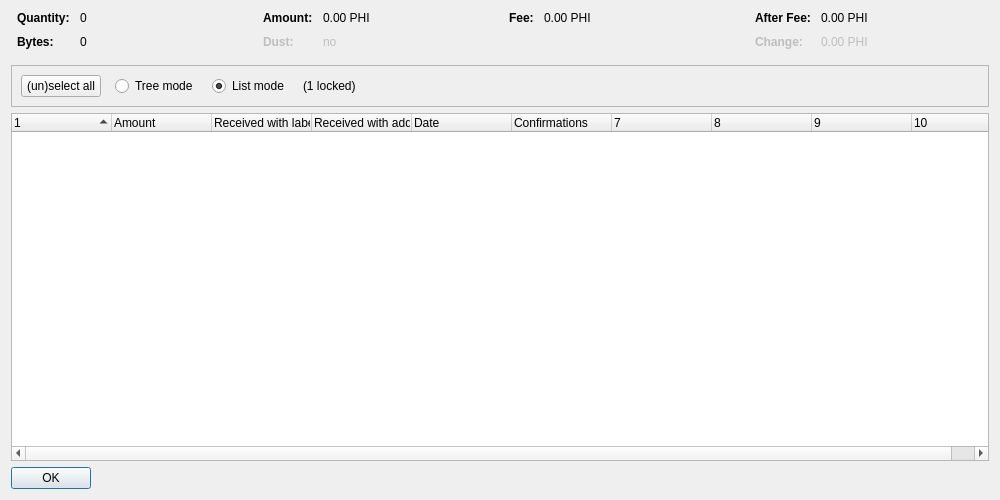
<?xml version="1.0" encoding="UTF-8"?>
<ui version="4.0">
 <class>CoinControlDialog</class>
 <widget class="QDialog" name="CoinControlDialog">
  <property name="geometry">
   <rect>
    <x>0</x>
    <y>0</y>
    <width>1000</width>
    <height>500</height>
   </rect>
  </property>
  <property name="windowTitle">
   <string>Coin Selection</string>
  </property>
  <layout class="QVBoxLayout" name="verticalLayout">
   <item>
    <layout class="QHBoxLayout" name="horizontalLayoutTop" stretch="0,0,0,0">
     <property name="topMargin">
      <number>0</number>
     </property>
     <property name="bottomMargin">
      <number>10</number>
     </property>
     <item>
      <layout class="QFormLayout" name="formLayoutCoinControl1">
       <property name="horizontalSpacing">
        <number>10</number>
       </property>
       <property name="verticalSpacing">
        <number>10</number>
       </property>
       <property name="leftMargin">
        <number>6</number>
       </property>
       <property name="rightMargin">
        <number>6</number>
       </property>
       <item row="0" column="0">
        <widget class="QLabel" name="labelCoinControlQuantityText">
         <property name="font">
          <font>
           <weight>75</weight>
           <bold>true</bold>
          </font>
         </property>
         <property name="text">
          <string>Quantity:</string>
         </property>
        </widget>
       </item>
       <item row="0" column="1">
        <widget class="QLabel" name="labelCoinControlQuantity">
         <property name="cursor">
          <cursorShape>IBeamCursor</cursorShape>
         </property>
         <property name="contextMenuPolicy">
          <enum>Qt::ActionsContextMenu</enum>
         </property>
         <property name="text">
          <string notr="true">0</string>
         </property>
         <property name="textInteractionFlags">
          <set>Qt::LinksAccessibleByMouse|Qt::TextSelectableByKeyboard|Qt::TextSelectableByMouse</set>
         </property>
        </widget>
       </item>
       <item row="1" column="0">
        <widget class="QLabel" name="labelCoinControlBytesText">
         <property name="font">
          <font>
           <weight>75</weight>
           <bold>true</bold>
          </font>
         </property>
         <property name="text">
          <string>Bytes:</string>
         </property>
        </widget>
       </item>
       <item row="1" column="1">
        <widget class="QLabel" name="labelCoinControlBytes">
         <property name="cursor">
          <cursorShape>IBeamCursor</cursorShape>
         </property>
         <property name="contextMenuPolicy">
          <enum>Qt::ActionsContextMenu</enum>
         </property>
         <property name="text">
          <string notr="true">0</string>
         </property>
         <property name="textInteractionFlags">
          <set>Qt::LinksAccessibleByMouse|Qt::TextSelectableByKeyboard|Qt::TextSelectableByMouse</set>
         </property>
        </widget>
       </item>
      </layout>
     </item>
     <item>
      <layout class="QFormLayout" name="formLayoutCoinControl2">
       <property name="horizontalSpacing">
        <number>10</number>
       </property>
       <property name="verticalSpacing">
        <number>10</number>
       </property>
       <property name="leftMargin">
        <number>6</number>
       </property>
       <property name="rightMargin">
        <number>6</number>
       </property>
       <item row="0" column="0">
        <widget class="QLabel" name="labelCoinControlAmountText">
         <property name="font">
          <font>
           <weight>75</weight>
           <bold>true</bold>
          </font>
         </property>
         <property name="text">
          <string>Amount:</string>
         </property>
        </widget>
       </item>
       <item row="0" column="1">
        <widget class="QLabel" name="labelCoinControlAmount">
         <property name="cursor">
          <cursorShape>IBeamCursor</cursorShape>
         </property>
         <property name="contextMenuPolicy">
          <enum>Qt::ActionsContextMenu</enum>
         </property>
         <property name="text">
          <string notr="true">0.00 PHI</string>
         </property>
         <property name="textInteractionFlags">
          <set>Qt::LinksAccessibleByMouse|Qt::TextSelectableByKeyboard|Qt::TextSelectableByMouse</set>
         </property>
        </widget>
       </item>
       <item row="1" column="0">
        <widget class="QLabel" name="labelCoinControlLowOutputText">
         <property name="enabled">
          <bool>false</bool>
         </property>
         <property name="font">
          <font>
           <weight>75</weight>
           <bold>true</bold>
          </font>
         </property>
         <property name="text">
          <string>Dust:</string>
         </property>
        </widget>
       </item>
       <item row="1" column="1">
        <widget class="QLabel" name="labelCoinControlLowOutput">
         <property name="enabled">
          <bool>false</bool>
         </property>
         <property name="cursor">
          <cursorShape>IBeamCursor</cursorShape>
         </property>
         <property name="contextMenuPolicy">
          <enum>Qt::ActionsContextMenu</enum>
         </property>
         <property name="text">
          <string notr="true">no</string>
         </property>
         <property name="textInteractionFlags">
          <set>Qt::LinksAccessibleByMouse|Qt::TextSelectableByKeyboard|Qt::TextSelectableByMouse</set>
         </property>
        </widget>
       </item>
      </layout>
     </item>
     <item>
      <layout class="QFormLayout" name="formLayoutCoinControl3">
       <property name="horizontalSpacing">
        <number>10</number>
       </property>
       <property name="verticalSpacing">
        <number>10</number>
       </property>
       <property name="leftMargin">
        <number>6</number>
       </property>
       <property name="rightMargin">
        <number>6</number>
       </property>
       <item row="0" column="0">
        <widget class="QLabel" name="labelCoinControlFeeText">
         <property name="font">
          <font>
           <weight>75</weight>
           <bold>true</bold>
          </font>
         </property>
         <property name="text">
          <string>Fee:</string>
         </property>
        </widget>
       </item>
       <item row="0" column="1">
        <widget class="QLabel" name="labelCoinControlFee">
         <property name="cursor">
          <cursorShape>IBeamCursor</cursorShape>
         </property>
         <property name="contextMenuPolicy">
          <enum>Qt::ActionsContextMenu</enum>
         </property>
         <property name="text">
          <string notr="true">0.00 PHI</string>
         </property>
         <property name="textInteractionFlags">
          <set>Qt::LinksAccessibleByMouse|Qt::TextSelectableByKeyboard|Qt::TextSelectableByMouse</set>
         </property>
        </widget>
       </item>
      </layout>
     </item>
     <item>
      <layout class="QFormLayout" name="formLayoutCoinControl4">
       <property name="horizontalSpacing">
        <number>10</number>
       </property>
       <property name="verticalSpacing">
        <number>10</number>
       </property>
       <property name="leftMargin">
        <number>6</number>
       </property>
       <property name="rightMargin">
        <number>6</number>
       </property>
       <item row="0" column="0">
        <widget class="QLabel" name="labelCoinControlAfterFeeText">
         <property name="font">
          <font>
           <weight>75</weight>
           <bold>true</bold>
          </font>
         </property>
         <property name="text">
          <string>After Fee:</string>
         </property>
        </widget>
       </item>
       <item row="0" column="1">
        <widget class="QLabel" name="labelCoinControlAfterFee">
         <property name="cursor">
          <cursorShape>IBeamCursor</cursorShape>
         </property>
         <property name="contextMenuPolicy">
          <enum>Qt::ActionsContextMenu</enum>
         </property>
         <property name="text">
          <string notr="true">0.00 PHI</string>
         </property>
         <property name="textInteractionFlags">
          <set>Qt::LinksAccessibleByMouse|Qt::TextSelectableByKeyboard|Qt::TextSelectableByMouse</set>
         </property>
        </widget>
       </item>
       <item row="1" column="0">
        <widget class="QLabel" name="labelCoinControlChangeText">
         <property name="enabled">
          <bool>false</bool>
         </property>
         <property name="font">
          <font>
           <weight>75</weight>
           <bold>true</bold>
          </font>
         </property>
         <property name="text">
          <string>Change:</string>
         </property>
        </widget>
       </item>
       <item row="1" column="1">
        <widget class="QLabel" name="labelCoinControlChange">
         <property name="enabled">
          <bool>false</bool>
         </property>
         <property name="cursor">
          <cursorShape>IBeamCursor</cursorShape>
         </property>
         <property name="contextMenuPolicy">
          <enum>Qt::ActionsContextMenu</enum>
         </property>
         <property name="text">
          <string notr="true">0.00 PHI</string>
         </property>
         <property name="textInteractionFlags">
          <set>Qt::LinksAccessibleByMouse|Qt::TextSelectableByKeyboard|Qt::TextSelectableByMouse</set>
         </property>
        </widget>
       </item>
      </layout>
     </item>
    </layout>
   </item>
   <item>
    <widget class="QFrame" name="frame">
     <property name="minimumSize">
      <size>
       <width>0</width>
       <height>40</height>
      </size>
     </property>
     <property name="frameShape">
      <enum>QFrame::StyledPanel</enum>
     </property>
     <property name="frameShadow">
      <enum>QFrame::Sunken</enum>
     </property>
     <layout class="QHBoxLayout" name="horizontalLayout">
      <item>
       <layout class="QHBoxLayout" name="horizontalLayoutPanel" stretch="0,0,0,0,0">
        <property name="spacing">
         <number>14</number>
        </property>
        <item>
         <widget class="QPushButton" name="pushButtonSelectAll">
          <property name="sizePolicy">
           <sizepolicy hsizetype="Maximum" vsizetype="Fixed">
            <horstretch>0</horstretch>
            <verstretch>0</verstretch>
           </sizepolicy>
          </property>
          <property name="text">
           <string>(un)select all</string>
          </property>
          <property name="autoDefault">
           <bool>false</bool>
          </property>
         </widget>
        </item>
        <item>
         <widget class="QRadioButton" name="radioTreeMode">
          <property name="sizePolicy">
           <sizepolicy hsizetype="Maximum" vsizetype="Fixed">
            <horstretch>0</horstretch>
            <verstretch>0</verstretch>
           </sizepolicy>
          </property>
          <property name="text">
           <string>Tree mode</string>
          </property>
         </widget>
        </item>
        <item>
         <widget class="QRadioButton" name="radioListMode">
          <property name="sizePolicy">
           <sizepolicy hsizetype="Maximum" vsizetype="Fixed">
            <horstretch>0</horstretch>
            <verstretch>0</verstretch>
           </sizepolicy>
          </property>
          <property name="text">
           <string>List mode</string>
          </property>
          <property name="checked">
           <bool>true</bool>
          </property>
         </widget>
        </item>
        <item>
         <widget class="QLabel" name="labelLocked">
          <property name="text">
           <string notr="true">(1 locked)</string>
          </property>
         </widget>
        </item>
        <item>
         <spacer name="horizontalSpacer">
          <property name="orientation">
           <enum>Qt::Horizontal</enum>
          </property>
          <property name="sizeHint" stdset="0">
           <size>
            <width>40</width>
            <height>20</height>
           </size>
          </property>
         </spacer>
        </item>
       </layout>
      </item>
     </layout>
    </widget>
   </item>
   <item>
    <widget class="CoinControlTreeWidget" name="treeWidget">
     <property name="contextMenuPolicy">
      <enum>Qt::CustomContextMenu</enum>
     </property>
     <property name="sortingEnabled">
      <bool>false</bool>
     </property>
     <property name="columnCount">
      <number>10</number>
     </property>
     <attribute name="headerShowSortIndicator" stdset="0">
      <bool>true</bool>
     </attribute>
     <attribute name="headerStretchLastSection">
      <bool>false</bool>
     </attribute>
     <column>
      <property name="text">
       <string/>
      </property>
     </column>
     <column>
      <property name="text">
       <string>Amount</string>
      </property>
     </column>
     <column>
      <property name="text">
       <string>Received with label</string>
      </property>
     </column>
     <column>
      <property name="text">
       <string>Received with address</string>
      </property>
     </column>
     <column>
      <property name="text">
       <string>Date</string>
      </property>
     </column>
     <column>
      <property name="text">
       <string>Confirmations</string>
      </property>
      <property name="toolTip">
       <string>Confirmed</string>
      </property>
     </column>
     <column>
      <property name="text">
       <string/>
      </property>
     </column>
     <column>
      <property name="text">
       <string/>
      </property>
     </column>
     <column>
      <property name="text">
       <string/>
      </property>
     </column>
     <column>
      <property name="text">
       <string/>
      </property>
     </column>
    </widget>
   </item>
   <item>
    <widget class="QDialogButtonBox" name="buttonBox">
     <property name="sizePolicy">
      <sizepolicy hsizetype="Maximum" vsizetype="Fixed">
       <horstretch>0</horstretch>
       <verstretch>0</verstretch>
      </sizepolicy>
     </property>
     <property name="orientation">
      <enum>Qt::Horizontal</enum>
     </property>
     <property name="standardButtons">
      <set>QDialogButtonBox::Ok</set>
     </property>
    </widget>
   </item>
  </layout>
 </widget>
 <customwidgets>
  <customwidget>
   <class>CoinControlTreeWidget</class>
   <extends>QTreeWidget</extends>
   <header>coincontroltreewidget.h</header>
  </customwidget>
 </customwidgets>
 <resources/>
 <connections/>
</ui>
